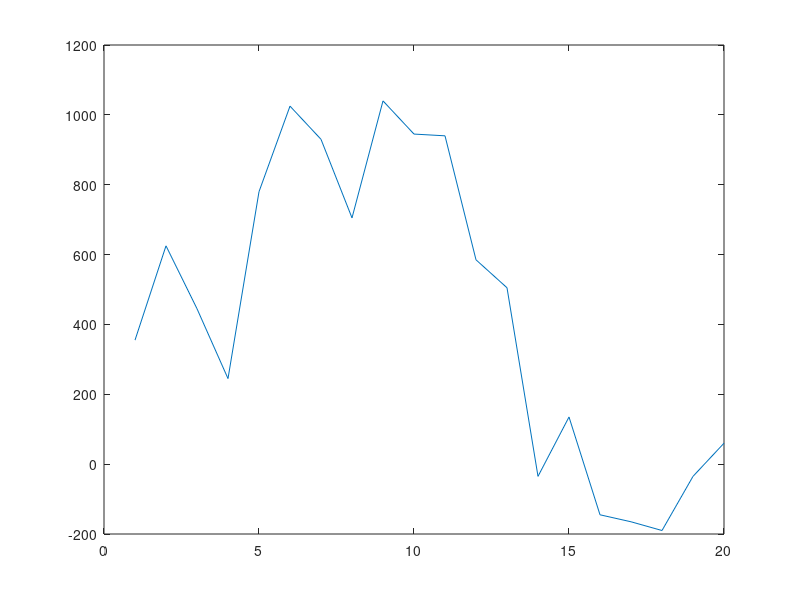

MATLAB code for this plot:
function broker

    winPercentage = 56;
    spread = [1.7, 1.9];
    numRaces = 20;
    startingSum = 1000;
    startingBet = startingSum / numRaces;
    
    winTotal = 0;
    netWin = 0;
    remRaces = numRaces;
    
    bet = startingBet;
    for numRounds = 1 : 20;
        outcome = randi(100,numRaces,1);
        odds = randi(spread*10,numRaces,1)/10;
        disp('new round');
        for raceIndex = 1 : numRaces
            if outcome(raceIndex) < winPercentage
                winTotal = winTotal + ((odds(raceIndex) * bet));

            end
        end
        fix(winTotal)
        netWin = netWin + (winTotal - (numRaces * bet));
        if netWin <= -500
            break;
        end
        %bet = fix(winTotal / numRaces)
        %numRaces = fix(winTotal / bet)
        winTotal = 0;
        plotWin(numRounds) = netWin;
    end
    disp('net win =');
    fix(netWin)
    plot(plotWin);
    